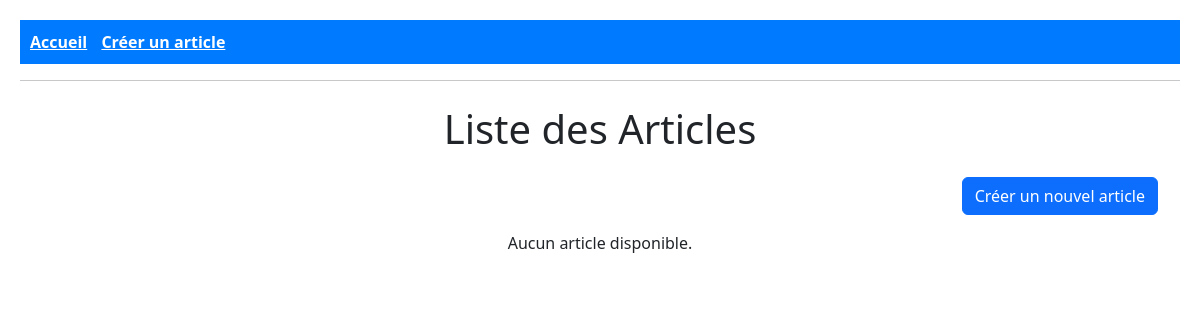
/, run on an earlier commit of the app's database.
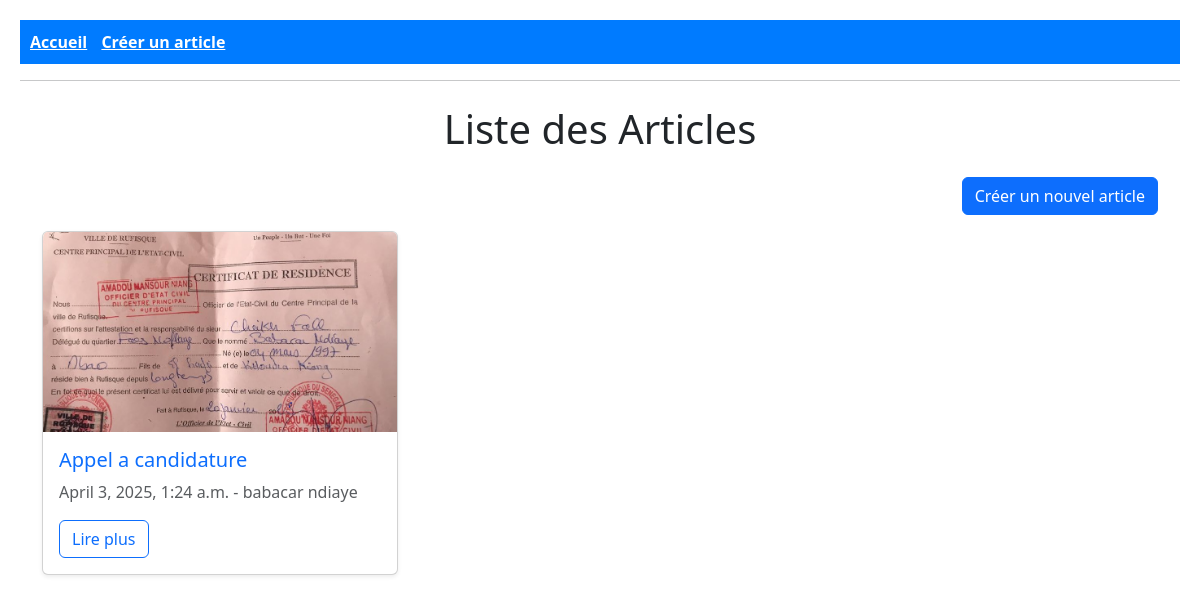
And on a later commit of the database.
### blog/models.py (models this page shows, shortened)
class Article(models.Model):
    titre = models.CharField(max_length=200)  # Titre de l'article
    contenu = models.TextField()  # Contenu de l'article
    date_publication = models.DateTimeField(auto_now_add=True)  # Date automatique
    auteur = models.CharField(max_length=100)  # Auteur de l'article
    image = models.ImageField(upload_to='articles/', blank=True, null=True)  # Image facultative

### blog/views.py (the view)
# urls.py: path('', ArticleListView.as_view(), name='article_list'),
class ArticleListView(ListView):
    model = Article
    template_name = "blog/article_list.html"
    context_object_name = "articles"  # Nom de la variable dans le template
    ordering = ['-date_publication']  # Articles les plus récents en premier
    def get_queryset(self):
        return Article.objects.all().order_by('-date_publication')

### blog/templates/blog/article_list.html
{% extends "base.html" %}
{% block content %}
<div class="container mt-4">
    <h1 class="text-center mb-4">Liste des Articles</h1>
    <div class="text-end mb-3">
        <a href="{% url 'article_create' %}" class="btn btn-primary">Créer un nouvel article</a>
    </div>
    <div class="row">
        {% for article in articles %}
            <div class="col-md-4">
                <div class="card mb-4 shadow-sm">
                    {% if article.image %}
                        <img src="{{ article.image.url }}" class="card-img-top img-fluid" alt="{{ article.titre }}" style="height: 200px; object-fit: cover;">
                    {% endif %}
                    <div class="card-body">
                        <h5 class="card-title">
                            <a href="{% url 'article_detail' article.pk %}" class="text-decoration-none">{{ article.titre }}</a>
                        </h5>
                        <p class="card-text text-muted">{{ article.date_publication }} - {{ article.auteur }}</p>
                        <a href="{% url 'article_detail' article.pk %}" class="btn btn-outline-primary">Lire plus</a>
                    </div>
                </div>
            </div>
        {% empty %}
            <p class="text-center">Aucun article disponible.</p>
        {% endfor %}
    </div>
</div>
{% endblock %}

What changed in the data, as far as the page shows it:
added Article: image (picture), titre "Appel a candidature", date_publication "April 3, 2025, 1:24 a.m.", auteur "babacar ndiaye"
Also different on the page:
text no longer shown: "Aucun article disponible."
